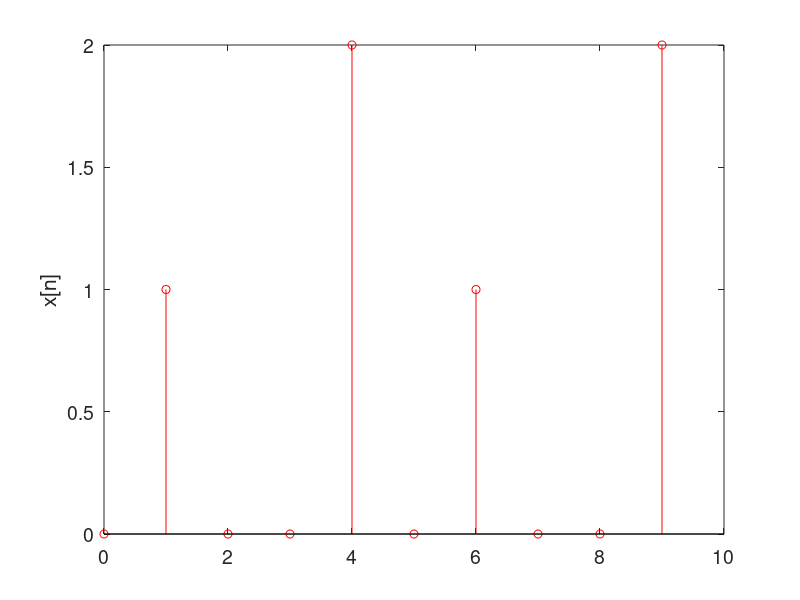
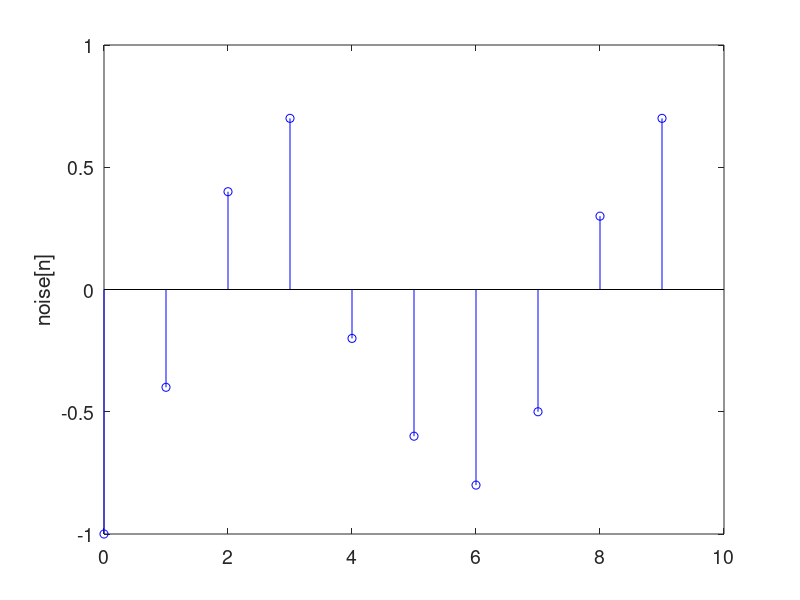
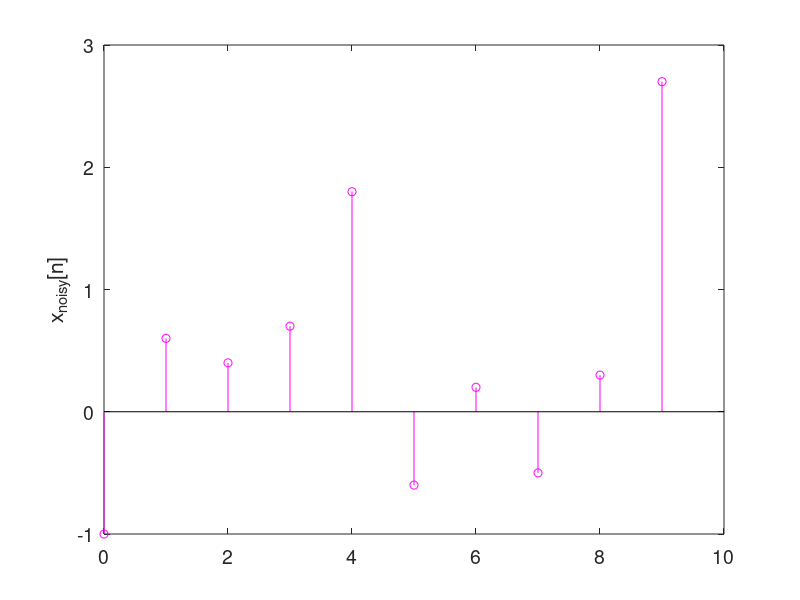
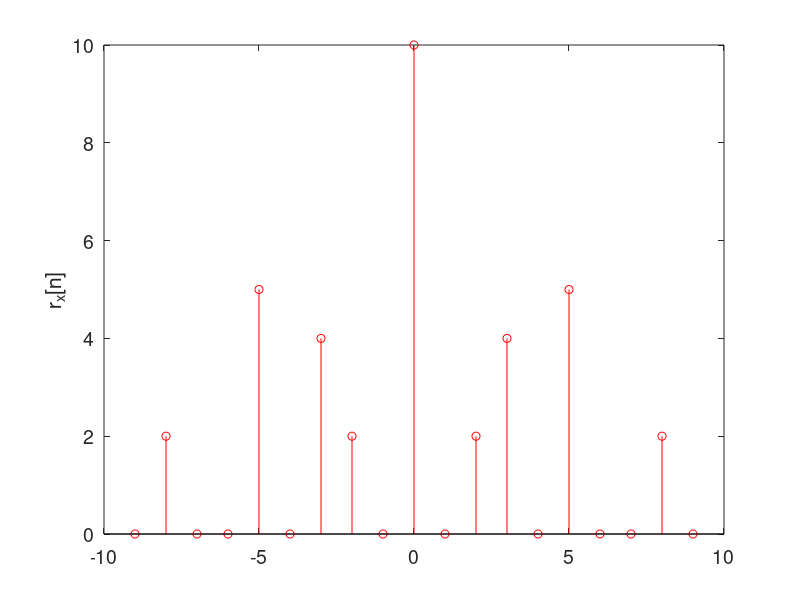

MATLAB code to generate these figures, in order:
% file:  e9_12_autocorr3.m   Generate stems for various signals and correlations
%X = [1 2 3];
%X = [1 1 1 1];
clear; close all; set(0,'defaultAxesFontSize',14); fpv = [0 100 400 200];
X = [0 1 0 0 2 0 1 0 0 2]; % 0 1 0 0 2];  % periodic signal, T=5
noise = [-1 -0.4 0.4 0.7 -0.2 -0.6 -0.8 -0.5 0.3 0.7]; % 0 -0.8 0.5 0.9 -1];  % noise signal

Xn = X+noise;  % noisy periodic signal, T=5
%X = [0 1 0 2 0 1 0 2 0 1 0 2];  % periodic signal, T=5
 %Y= [2 7 1 2 7 1];
%Y= [2 7 1];
% X = [1 2 3 1 2 3 1 2 3 1 2 3];
 Y = [1-i 1+i -1-i -1];
%X = [2 2 2 2 2];
%N=length(X);  M=2*N-1  %M = length of autocorr result
%RX=real(ifft(abs(fft(X,M)).^2));
%RX=fftshift(RX) % puts rx (0) in the middle.
RXX = conv(X,conj(fliplr(X)))
RXn = conv(Xn,conj(fliplr(Xn)))
Rn = conv(noise,conj(fliplr(noise)))
RYY = conv(Y,conj(fliplr(Y)))

RXY = conv(X,conj(fliplr(Y)))
RXY2 = xcorr(X,Y)

figure('position', fpv); stem([0:1:length(X)-1],X, 'r'); ylabel('x[n]');
figure('position', fpv); stem([0:1:length(Xn)-1],noise, 'b'); ylabel('noise[n]');
figure('position', fpv); stem([0:1:length(Xn)-1],Xn, 'm'); ylabel('x_{noisy}[n]');
%figure('position', fpv); stem([0:1:length(Y)-1],Y, 'b'); ylabel('y[n]');

%figure('position', fpv); stem([0:1:length(RXY)-1],RXY, 'r'); ylabel('r_{xy}[n]');
RXX_axis = [-ceil(length(RXX)/2)+1:1:ceil(length(RXX)/2)-1]
figure('position', fpv); stem(RXX_axis,RXX, 'r'); ylabel('r_x[n]');
figure('position', fpv); stem(RXX_axis,Rn, 'r'); ylabel('r_{noise}[n]');
figure('position', fpv); stem(RXX_axis,RXn, 'r'); ylabel('r_{xnoisy}[n]');
%figure('position', fpv); stem([0:1:length(RYY)-1],RYY, 'r'); ylabel('r_y');

%M=length([X Y]) - 1;                          % M = length of corr result
%RXY1=real(ifft((fft(X,M)).*conj(fft(Y,M))));    
%RXY1=fftshift(RXY1)                             % fftshift() puts r_{xy}(0) in the middle.

%RYX = conv(Y,conj(fliplr(X)))

